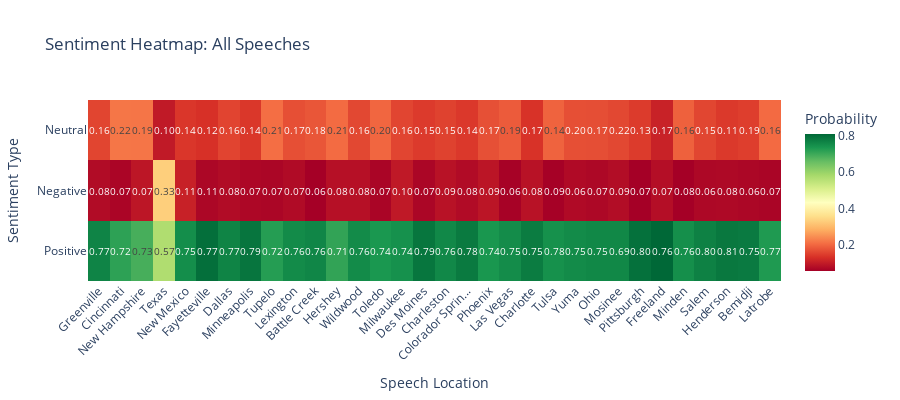

Here is the notebook cell this chart was saved with:
### Markdown cell above
## Sentiment Heatmap

Visualizing sentiment patterns across speeches and time.

### Code cell
# Create sentiment heatmap
heatmap_data = sentiment_df[['positive', 'negative', 'neutral']].T
heatmap_data.columns = [f"{row['location'][:15]}..." if len(row['location']) > 15 
                        else row['location'] 
                        for _, row in sentiment_df.iterrows()]

fig = go.Figure(data=go.Heatmap(
    z=heatmap_data.values,
    x=heatmap_data.columns,
    y=['Positive', 'Negative', 'Neutral'],
    colorscale='RdYlGn',
    text=heatmap_data.values,
    texttemplate='%{text:.2f}',
    textfont={"size": 10},
    colorbar=dict(title="Probability")
))

fig.update_layout(
    title='Sentiment Heatmap: All Speeches',
    xaxis_title='Speech Location',
    yaxis_title='Sentiment Type',
    height=400,
    template='plotly_white'
)

fig.update_xaxes(tickangle=-45)
fig.show()

### Figure 1 — Plotly figure (JSON) as saved in the notebook; plotly's stock layout.template omitted (floating-point values rounded to 4 significant figures)
{"data": [{"colorbar": {"title": {"text": "Probability"}}, "colorscale": [[0, "rgb(165,0,38)"], [0.1, "rgb(215,48,39)"], [0.2, "rgb(244,109,67)"], [0.3, "rgb(253,174,97)"], [0.4, "rgb(254,224,139)"], [0.5, "rgb(255,255,191)"], [0.6, "rgb(217,239,139)"], [0.7, "rgb(166,217,106)"], [0.8, "rgb(102,189,99)"], [0.9, "rgb(26,152,80)"], [1, "rgb(0,104,55)"]], "text": [[0.766, 0.716, 0.7333, 0.5697, 0.7509, 0.77, 0.7665, 0.7892, 0.7234, 0.7551, 0.762, 0.7112, 0.7554, 0.7351, 0.7448, 0.7881, 0.7599, 0.7814, 0.7364, 0.7528, 0.7467, 0.7783, 0.7453, 0.7549, 0.6898, 0.7982, 0.7603, 0.7602, 0.7954, 0.8097, 0.7492, 0.7702, 0.7843, 0.7809, 0.7295], [0.07576, 0.06597, 0.07347, 0.3322, 0.1087, 0.1076, 0.07595, 0.06922, 0.06705, 0.07433, 0.0583, 0.08268, 0.08255, 0.06543, 0.09681, 0.0663, 0.08554, 0.07552, 0.09077, 0.06109, 0.08498, 0.08663, 0.05942, 0.07405, 0.09261, 0.06851, 0.07021, 0.07776, 0.05767, 0.07968, 0.05785, 0.07011, 0.07132, 0.06887, 0.06565], [0.1582, 0.2181, 0.1932, 0.09808, 0.1405, 0.1224, 0.1575, 0.1416, 0.2095, 0.1706, 0.1797, 0.2061, 0.162, 0.1994, 0.1584, 0.1456, 0.1545, 0.1431, 0.1728, 0.1861, 0.1684, 0.1351, 0.1953, 0.171, 0.2175, 0.1332, 0.1695, 0.162, 0.1469, 0.1107, 0.193, 0.1597, 0.1444, 0.1502, 0.2048]], "textfont": {"size": 10}, "texttemplate": "%{text:.2f}", "type": "heatmap", "x": ["Greenville", "Cincinnati", "New Hampshire", "Texas", "New Mexico", "Fayetteville", "Dallas", "Minneapolis", "Tupelo", "Lexington", "Battle Creek", "Hershey", "Wildwood", "Toledo", "Milwaukee", "Des Moines", "Charleston", "Colorador Sprin...", "Phoenix", "Las Vegas", "New Hampshire", "Charlotte", "Tulsa", "Yuma", "New Hampshire", "Fayetteville", "Ohio", "Mosinee", "Pittsburgh", "Freeland", "Minden", "Salem", "Henderson", "Bemidji", "Latrobe"], "y": ["Positive", "Negative", "Neutral"], "z": [[0.766, 0.716, 0.7333, 0.5697, 0.7509, 0.77, 0.7665, 0.7892, 0.7234, 0.7551, 0.762, 0.7112, 0.7554, 0.7351, 0.7448, 0.7881, 0.7599, 0.7814, 0.7364, 0.7528, 0.7467, 0.7783, 0.7453, 0.7549, 0.6898, 0.7982, 0.7603, 0.7602, 0.7954, 0.8097, 0.7492, 0.7702, 0.7843, 0.7809, 0.7295], [0.07576, 0.06597, 0.07347, 0.3322, 0.1087, 0.1076, 0.07595, 0.06922, 0.06705, 0.07433, 0.0583, 0.08268, 0.08255, 0.06543, 0.09681, 0.0663, 0.08554, 0.07552, 0.09077, 0.06109, 0.08498, 0.08663, 0.05942, 0.07405, 0.09261, 0.06851, 0.07021, 0.07776, 0.05767, 0.07968, 0.05785, 0.07011, 0.07132, 0.06887, 0.06565], [0.1582, 0.2181, 0.1932, 0.09808, 0.1405, 0.1224, 0.1575, 0.1416, 0.2095, 0.1706, 0.1797, 0.2061, 0.162, 0.1994, 0.1584, 0.1456, 0.1545, 0.1431, 0.1728, 0.1861, 0.1684, 0.1351, 0.1953, 0.171, 0.2175, 0.1332, 0.1695, 0.162, 0.1469, 0.1107, 0.193, 0.1597, 0.1444, 0.1502, 0.2048]]}], "layout": {"height": 400, "title": {"text": "Sentiment Heatmap: All Speeches"}, "xaxis": {"tickangle": -45, "title": {"text": "Speech Location"}}, "yaxis": {"title": {"text": "Sentiment Type"}}}}
